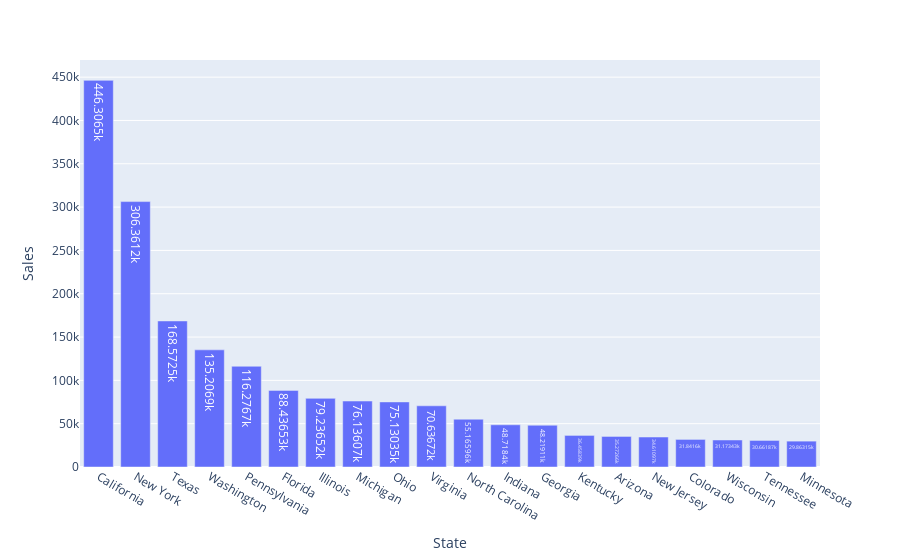

Notebook code for this chart:
### Code cell
fig = px.bar(Top_states, x = 'State', y = 'Sales', text_auto=True )
fig.show()

### Figure 1 — Plotly figure (JSON) as saved in the notebook; plotly's stock layout.template omitted (floating-point values rounded to 4 significant figures)
{"data": [{"alignmentgroup": "True", "hovertemplate": "State=%{x}<br>Sales=%{y}<extra></extra>", "legendgroup": "", "marker": {"color": "#636efa", "pattern": {"shape": ""}}, "name": "", "offsetgroup": "", "orientation": "v", "showlegend": false, "textposition": "auto", "texttemplate": "%{y}", "type": "bar", "x": ["California", "New York", "Texas", "Washington", "Pennsylvania", "Florida", "Illinois", "Michigan", "Ohio", "Virginia", "North Carolina", "Indiana", "Georgia", "Kentucky", "Arizona", "New Jersey", "Colorado", "Wisconsin", "Tennessee", "Minnesota"], "xaxis": "x", "y": [446300.0, 306400.0, 168600.0, 135200.0, 116300.0, 88440.0, 79240.0, 76140.0, 75130.0, 70640.0, 55170.0, 48720.0, 48220.0, 36460.0, 35270.0, 34610.0, 31840.0, 31170.0, 30660.0, 29860.0], "yaxis": "y"}], "layout": {"barmode": "relative", "legend": {"tracegroupgap": 0}, "margin": {"t": 60}, "xaxis": {"anchor": "y", "domain": [0, 1], "title": {"text": "State"}}, "yaxis": {"anchor": "x", "domain": [0, 1], "title": {"text": "Sales"}}}}
